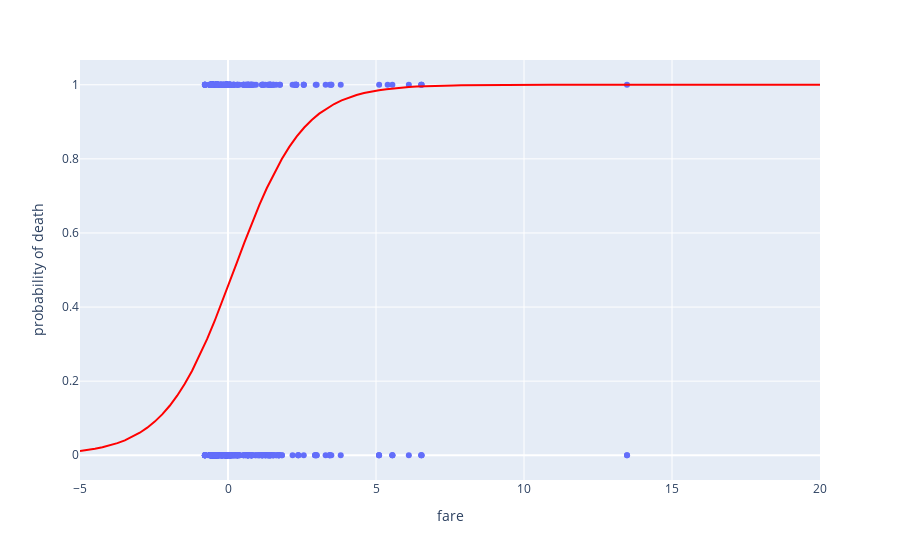

The cell this chart's notebook holds for it:
### Code cell
from scipy.special import expit

df = pd.DataFrame(original_X_subset.ravel(), columns=['fare'])
df['probability of death'] = original_y
fig = px.scatter(df, x='fare', y='probability of death')

X_test = np.linspace(-5, 20, 100)
loss = expit(X_test * model.coef_ + model.intercept_).ravel()
fig.add_trace(px.line(pd.DataFrame(zip(X_test, loss), columns=['x','y']), x='x', y='y').data[0])
fig.update_traces(line_color='red')

### Figure 1 — Plotly figure (JSON) as saved in the notebook; plotly's stock layout.template omitted (floating-point values rounded to 4 significant figures; data arrays with more than 128 entries replaced by an {"elided": "..."} marker saying what was removed)
{"data": [{"hovertemplate": "fare=%{x}<br>probability of death=%{y}<extra></extra>", "legendgroup": "", "line": {"color": "red"}, "marker": {"color": "#636efa", "symbol": "circle"}, "mode": "markers", "name": "", "orientation": "v", "showlegend": false, "type": "scatter", "x": {"elided": "891 float values"}, "xaxis": "x", "y": {"elided": "891 int values"}, "yaxis": "y"}, {"hovertemplate": "x=%{x}<br>y=%{y}<extra></extra>", "legendgroup": "", "line": {"color": "red", "dash": "solid"}, "mode": "lines", "name": "", "orientation": "v", "showlegend": false, "type": "scatter", "x": [-5, -4.747, -4.495, -4.242, -3.99, -3.737, -3.485, -3.232, -2.98, -2.727, -2.475, -2.222, -1.97, -1.717, -1.465, -1.212, -0.9596, -0.7071, -0.4545, -0.202, 0.05051, 0.303, 0.5556, 0.8081, 1.061, 1.313, 1.566, 1.818, 2.071, 2.323, 2.576, 2.828, 3.081, 3.333, 3.586, 3.838, 4.091, 4.343, 4.596, 4.848, 5.101, 5.354, 5.606, 5.859, 6.111, 6.364, 6.616, 6.869, 7.121, 7.374, 7.626, 7.879, 8.131, 8.384, 8.636, 8.889, 9.141, 9.394, 9.646, 9.899, 10.15, 10.4, 10.66, 10.91, 11.16, 11.41, 11.67, 11.92, 12.17, 12.42, 12.68, 12.93, 13.18, 13.43, 13.69, 13.94, 14.19, 14.44, 14.7, 14.95, 15.2, 15.45, 15.71, 15.96, 16.21, 16.46, 16.72, 16.97, 17.22, 17.47, 17.73, 17.98, 18.23, 18.48, 18.74, 18.99, 19.24, 19.49, 19.75, 20], "xaxis": "x", "y": [0.01127, 0.01396, 0.01729, 0.02139, 0.02644, 0.03264, 0.04023, 0.0495, 0.06076, 0.0744, 0.09079, 0.1104, 0.1335, 0.1607, 0.1922, 0.2281, 0.2686, 0.3133, 0.3617, 0.4132, 0.4666, 0.5208, 0.5745, 0.6265, 0.6757, 0.7213, 0.7628, 0.7998, 0.8323, 0.8605, 0.8845, 0.9049, 0.922, 0.9363, 0.9481, 0.9578, 0.9657, 0.9722, 0.9775, 0.9818, 0.9853, 0.9881, 0.9904, 0.9923, 0.9938, 0.995, 0.996, 0.9967, 0.9974, 0.9979, 0.9983, 0.9986, 0.9989, 0.9991, 0.9993, 0.9994, 0.9995, 0.9996, 0.9997, 0.9998, 0.9998, 0.9998, 0.9999, 0.9999, 0.9999, 0.9999, 0.9999, 1.0, 1.0, 1.0, 1.0, 1.0, 1.0, 1.0, 1.0, 1.0, 1.0, 1.0, 1.0, 1.0, 1.0, 1.0, 1.0, 1.0, 1.0, 1.0, 1.0, 1.0, 1.0, 1.0, 1.0, 1.0, 1.0, 1.0, 1.0, 1.0, 1.0, 1.0, 1.0, 1.0], "yaxis": "y"}], "layout": {"legend": {"tracegroupgap": 0}, "margin": {"t": 60}, "xaxis": {"anchor": "y", "domain": [0, 1], "title": {"text": "fare"}}, "yaxis": {"anchor": "x", "domain": [0, 1], "title": {"text": "probability of death"}}}}
